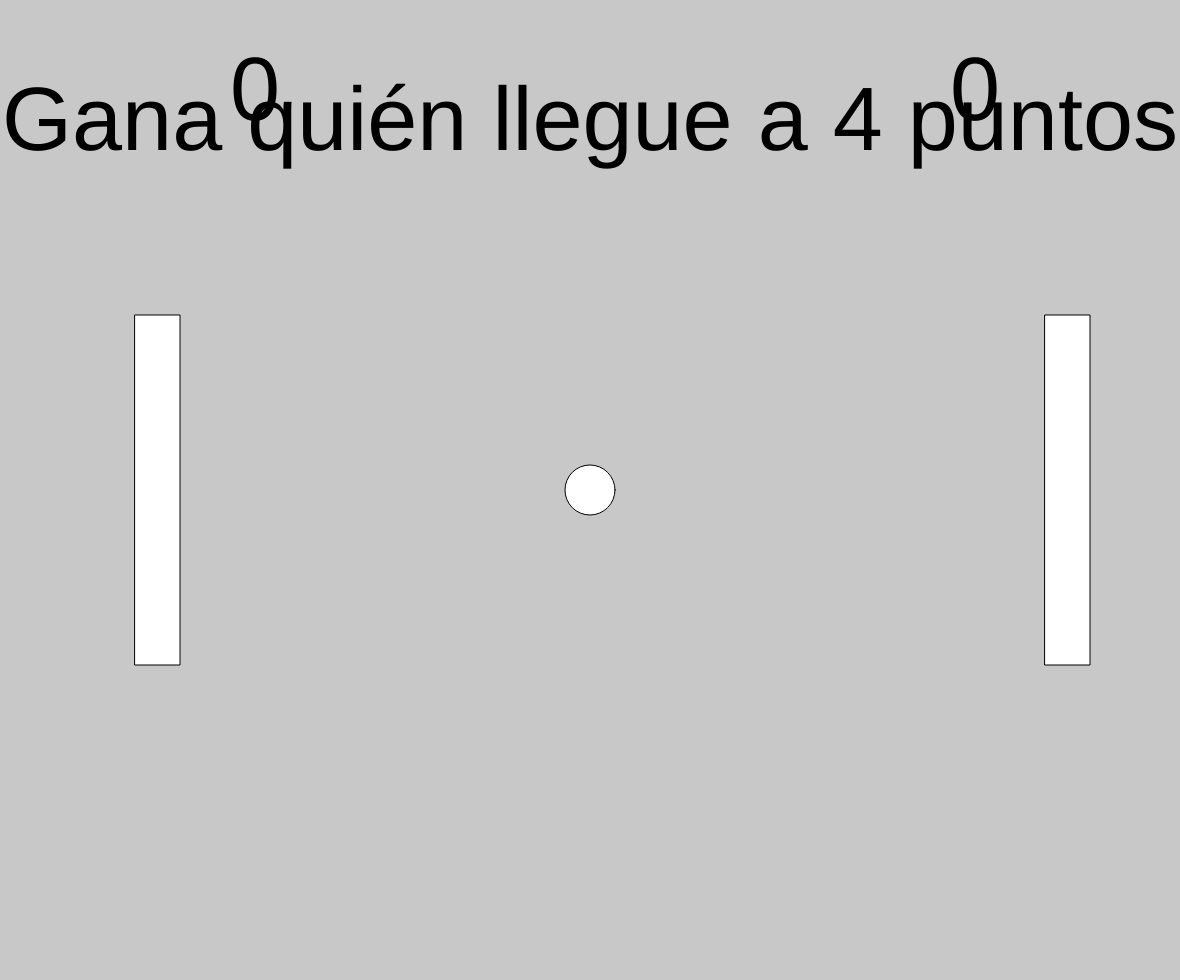
Frame 1 (no input)
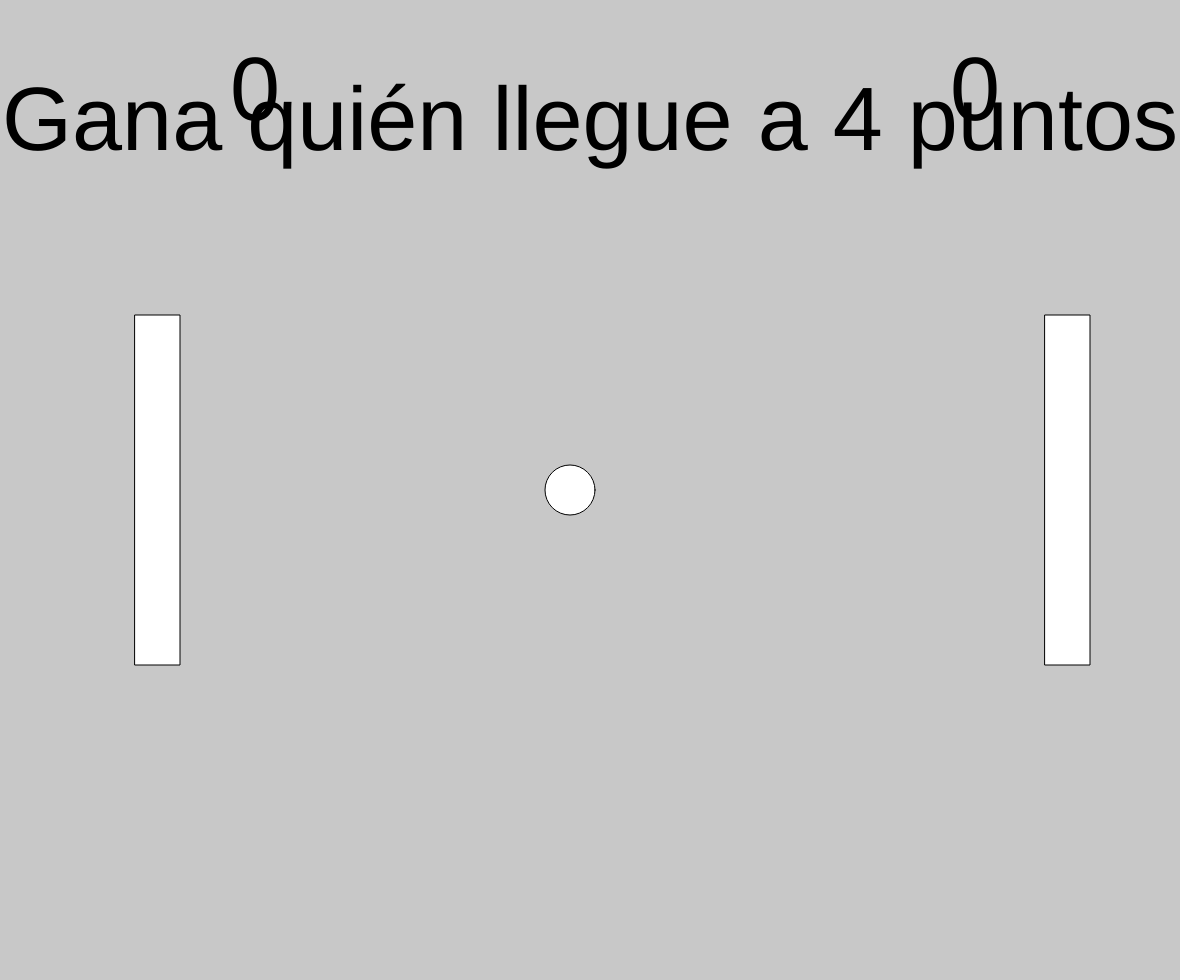
Frame 60 (no input)
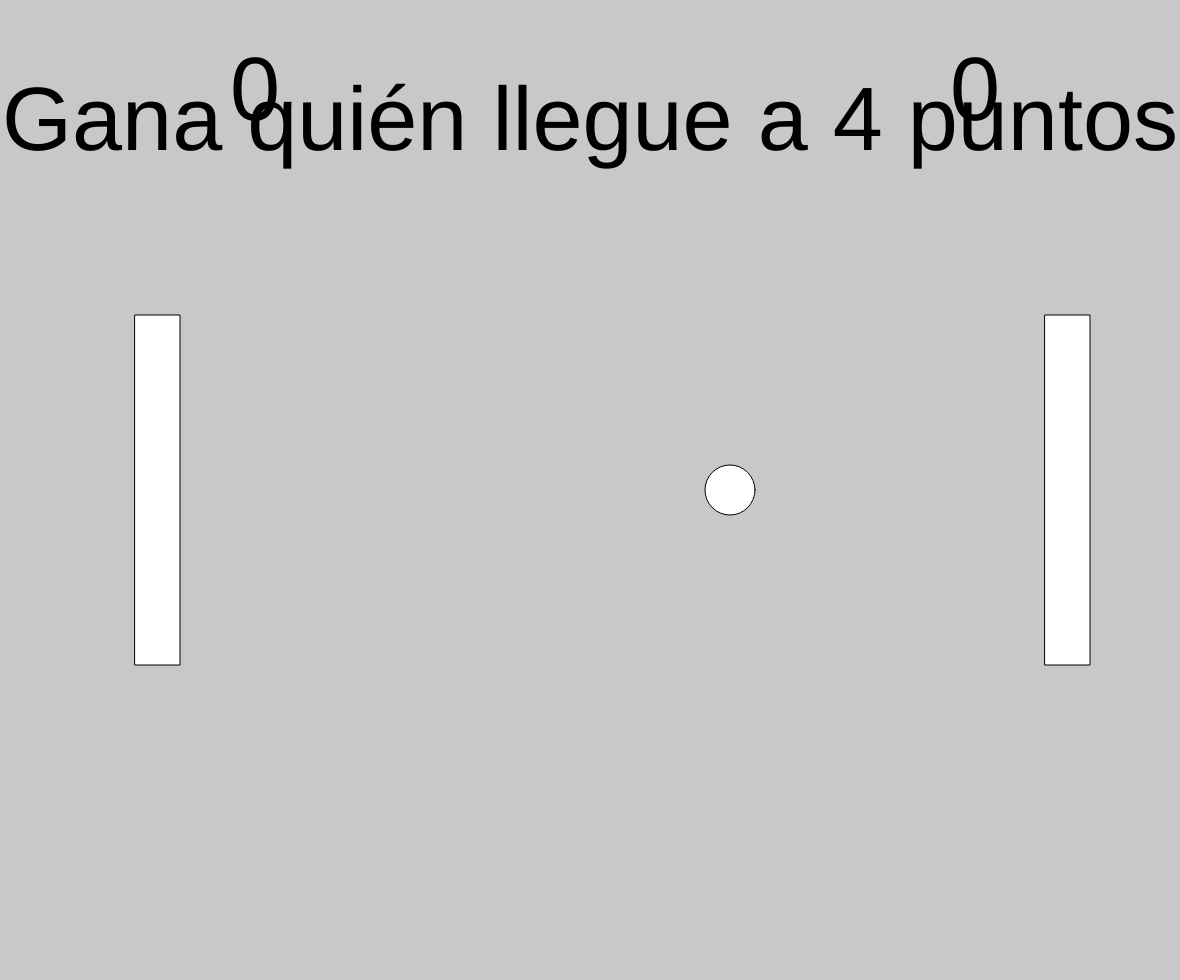
Frame 120 (the mouse pressed at the canvas centre since frame 60)

The p5.js sketch that drew these frames (run headless with seeded random() and noise() and a simulated clock; from frame 60 on, the mouse is pressed at the canvas centre):

// p5.js sketch
// ── sketch.js
let ball;
let paddlePlayer1;
let paddlePlayer2;
let scorePlayer1 = 0;
let scorePlayer2 = 0;
let gameOver = false
const pointsWinner = 4;

function setup() {
  createCanvas(windowWidth - 20, windowHeight - 20);
  let xBallPosition = width / 2;
  let yBallPosition = height / 2;
  let ballRadio = 25;
  let speedPaddle = 20;
  let speedBall = 15;
  let widthPaddle = 45;
  let heightPaddle = 350;
  ball = new Ball(xBallPosition, yBallPosition, ballRadio, speedBall);
  paddlePlayer1 = new Paddle(widthPaddle * 3, height / 2 - heightPaddle / 2, speedPaddle, widthPaddle, heightPaddle);
  paddlePlayer2 = new Paddle(width - widthPaddle * 3, height / 2 - heightPaddle / 2, speedPaddle, widthPaddle, heightPaddle);
}

function draw() {
  background(200);
  if (scorePlayer1 === pointsWinner || scorePlayer2 === pointsWinner) {
    gameOver = true
    let winner = scorePlayer1 === pointsWinner ? "jugador de la izquierda" : "jugador de la derecha";
    textSize(100);
    textAlign(CENTER);
    text(`Felicidades, ha ganado el ${winner}`, width / 2 - 150, height / 2 - 150);
    text("Pulsa el mouse para nueva partida", width / 2 - 100, height / 2 + 150);

  } else if (!gameOver) {

    textSize(90);
    textAlign(LEFT);
    text(scorePlayer1, 230, 120);
    text(scorePlayer2, width - 230, 120);
    textAlign(CENTER);
    text(`Gana quién llegue a ${pointsWinner} puntos`, width / 2, 150);
    ball.displayBall();
    ball.updateBallMovement();
    ball.rightPaddleCollision(paddlePlayer2.position.x, paddlePlayer2.position.y, paddlePlayer2.width, paddlePlayer2.height);
    ball.leftPaddleCollision(paddlePlayer1.position.x, paddlePlayer1.position.y, paddlePlayer1.width, paddlePlayer1.height);

    // Restart the ball and 
    if (ball.position.x > width) {
      ballRestartBall();
      scorePlayer1++;
    } else if (ball.position.x < 0) {
      ballRestartBall();
      scorePlayer2++;
    }

    paddlePlayer1.updateMovement(UP_ARROW, DOWN_ARROW, height);
    paddlePlayer2.updateMovement(119, 115, height); //Key codes for 'w' and 's'"
    paddlePlayer2.updateMovement(87, 83, height); //Key codes for 'W' and 'S'. It is the code for capital letters" 
    paddlePlayer1.displayPaddle();
    paddlePlayer2.displayPaddle();
  }
}

function mousePressed() {
  if (gameOver) {
    gameOver = false;
    ballRestartBall();
    paddlePlayer1.position.y = height / 2 - paddlePlayer2.height / 2
    paddlePlayer2.position.y = height / 2 - paddlePlayer2.height / 2;
    scorePlayer1 = 0;
    scorePlayer2 = 0;
  }
}

function ballRestartBall() {
  ball.position.y = height / 2;
  ball.position.x = width / 2;
  ball.velocity.x = ball.speed;
  ball.velocity.y = 0;

}

// ── ball.js
class Ball {
    constructor(x, y, radio, speed) {
        this.position = createVector(x, y);
        this.initialHeight = y;
        this.intitialWidth = x;
        this.velocity = createVector(speed, 0);
        this.radio = radio;
        this.speed = speed;
    }

    displayBall() {
        ellipse(this.position.x, this.position.y, this.radio * 2);
    }

    leftPaddleCollision(paddleX, paddleY, paddleWidth, paddleHeight) {

        if (this.collisionWithPaddle(paddleX, paddleY, paddleWidth, paddleHeight)) {
            this.position.x = paddleX + paddleWidth;
            let differenceFromTop = this.position.y - paddleY; // This is the relative position
            this.position.x = paddleX + paddleWidth + this.radio;
            let angle = map(differenceFromTop, 0, paddleHeight, radians(-45), radians(45));
            this.velocity.x = this.speed * cos(angle);
            this.velocity.y = this.speed * sin(angle);
        }
    }

    rightPaddleCollision(paddleX, paddleY, paddleWidth, paddleHeight) {

        if (this.collisionWithPaddle(paddleX, paddleY, paddleWidth, paddleHeight)) {
            this.position.x = paddleX - this.radio;
            let differenceFromTop = this.position.y - paddleY; // This is the relative position
            if (differenceFromTop >= 0 && differenceFromTop <= paddleHeight / 2) {
                let angle = map(differenceFromTop, 0, paddleHeight / 2, radians(-135), radians(-180));
                this.velocity.x = this.speed * cos(angle);
                this.velocity.y = this.speed * sin(angle);
                if (angle === -180) {
                    this.velocity.x = -1 * this.speed;
                    this.velocity.y = 0;
                }
            }
            else {
                let angle = map(differenceFromTop, paddleHeight / 2, paddleHeight, radians(180), radians(135));
                this.velocity.x = this.speed * cos(angle);
                this.velocity.y = this.speed * sin(angle);
            }
        }
    }

    updateBallMovement() {
        // Movemen  
        this.position.add(this.velocity);
        // Check border
        if (this.position.y > height - this.radio || this.position.y < 0 + this.radio) {
            this.velocity.y *= -1;
        }
    }

    collisionWithPaddle(paddleX, paddleY, paddleWidth, paddleHeight) {
        // Closest point on the rectangle to the center of the ball
        let closestX = constrain(this.position.x, paddleX, paddleX + paddleWidth);
        let closestY = constrain(this.position.y, paddleY, paddleY + paddleHeight);

        // Distance between the ball's center and the closeset point
        let distanceX = this.position.x - closestX;
        let distanceY = this.position.y - closestY;

        // Less than the circle radius the distance that is calculated from the poin
        let distance = sqrt((distanceX * distanceX) + (distanceY * distanceY));
        return distance < this.radio;
    }
}
// ── paddle.js
class Paddle {
    constructor(x, y, paddleSpeed, w, h) {
        this.position = createVector(x, y);
        this.speed = paddleSpeed;
        this.initialSpeed = paddleSpeed;
        this.width = w;
        this.height = h;
    }

    displayPaddle() {
        rect(this.position.x, this.position.y, this.width, this.height);
    }

    updateMovement(upMovement, downMovement, maximumHeight) {
        if (keyIsDown(upMovement)) {
            this.position.y -= this.speed;

        } else if (keyIsDown(downMovement)) {
            this.position.y += this.speed;
        }
        this.checkBorders(maximumHeight);
    }
//Checking the borders
    checkBorders(maximumHeight) { 

        if (this.position.y < 0) {
            this.position.y = 0;
            this.speed = 0;

        } else if (this.position.y + this.height > maximumHeight) {
            this.position.y = maximumHeight - this.height;
            this.speed = 0;
        } else {
            this.speed = this.initialSpeed;
        }
    }

}
